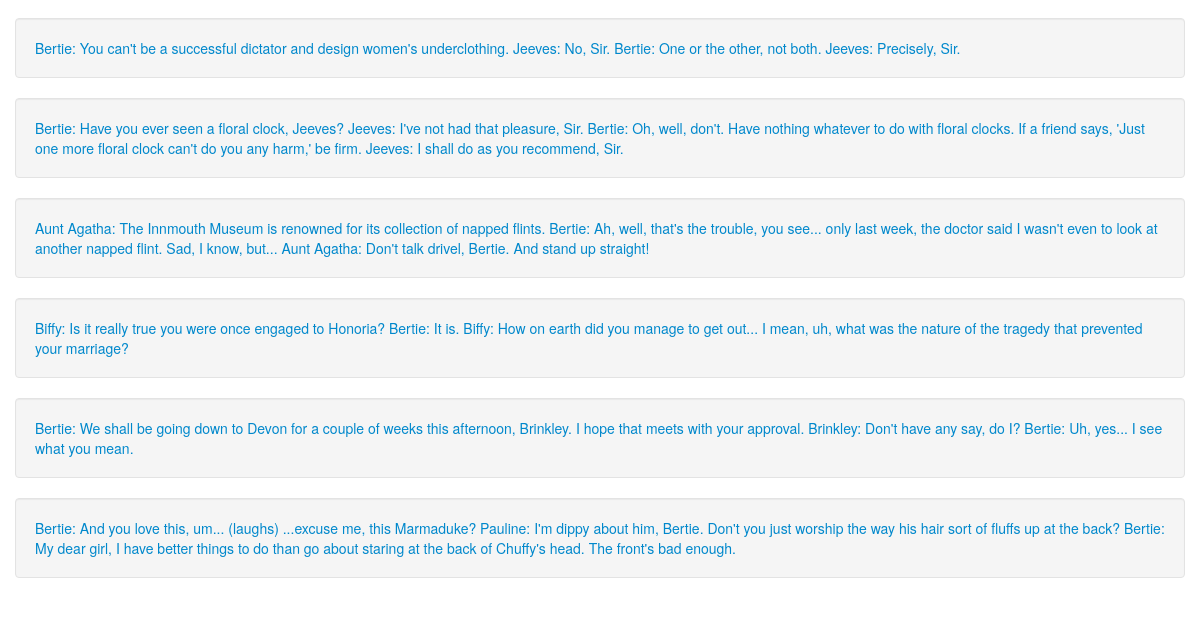
Page /quotes/ (lower part) on the earlier database version.
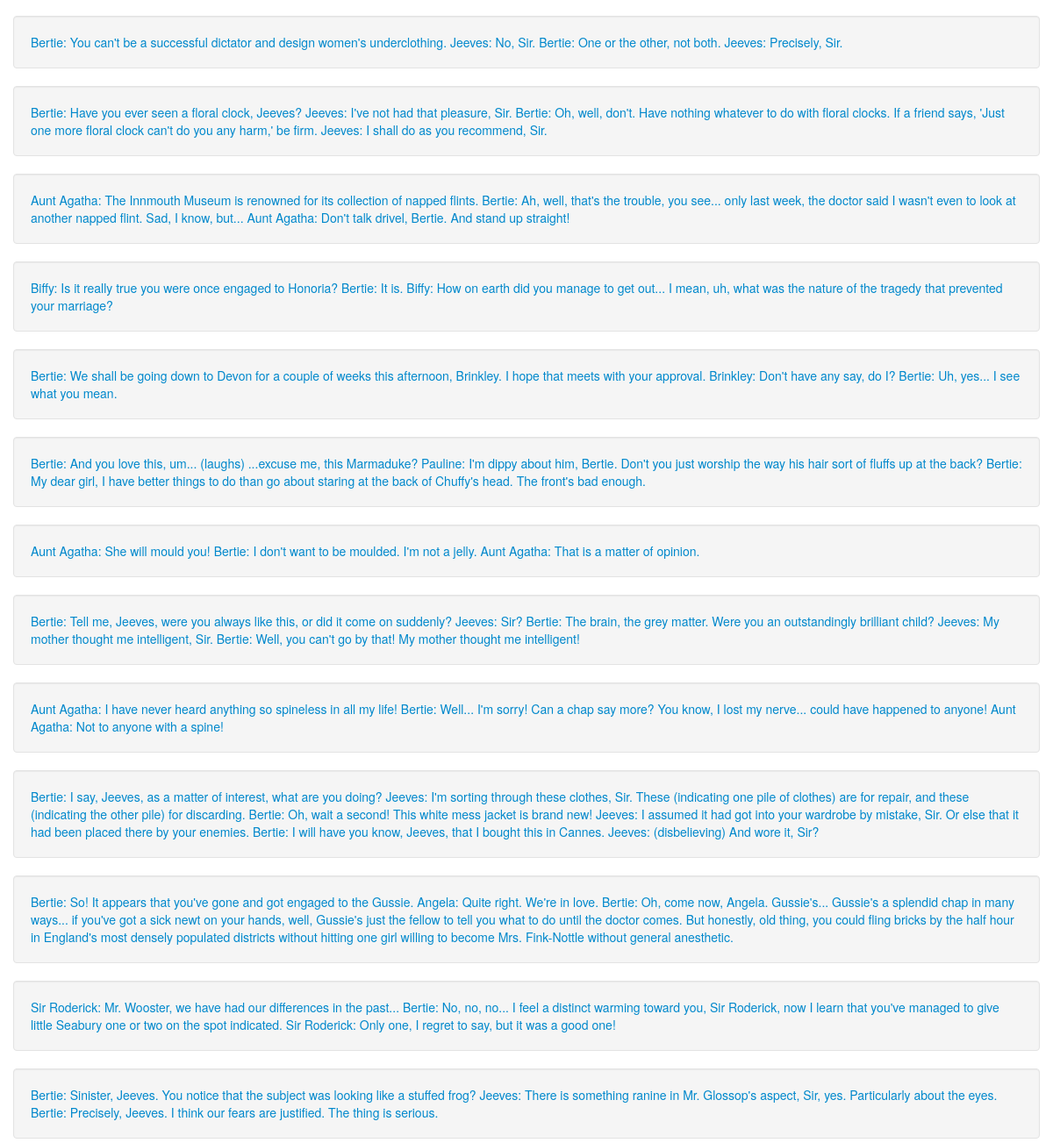
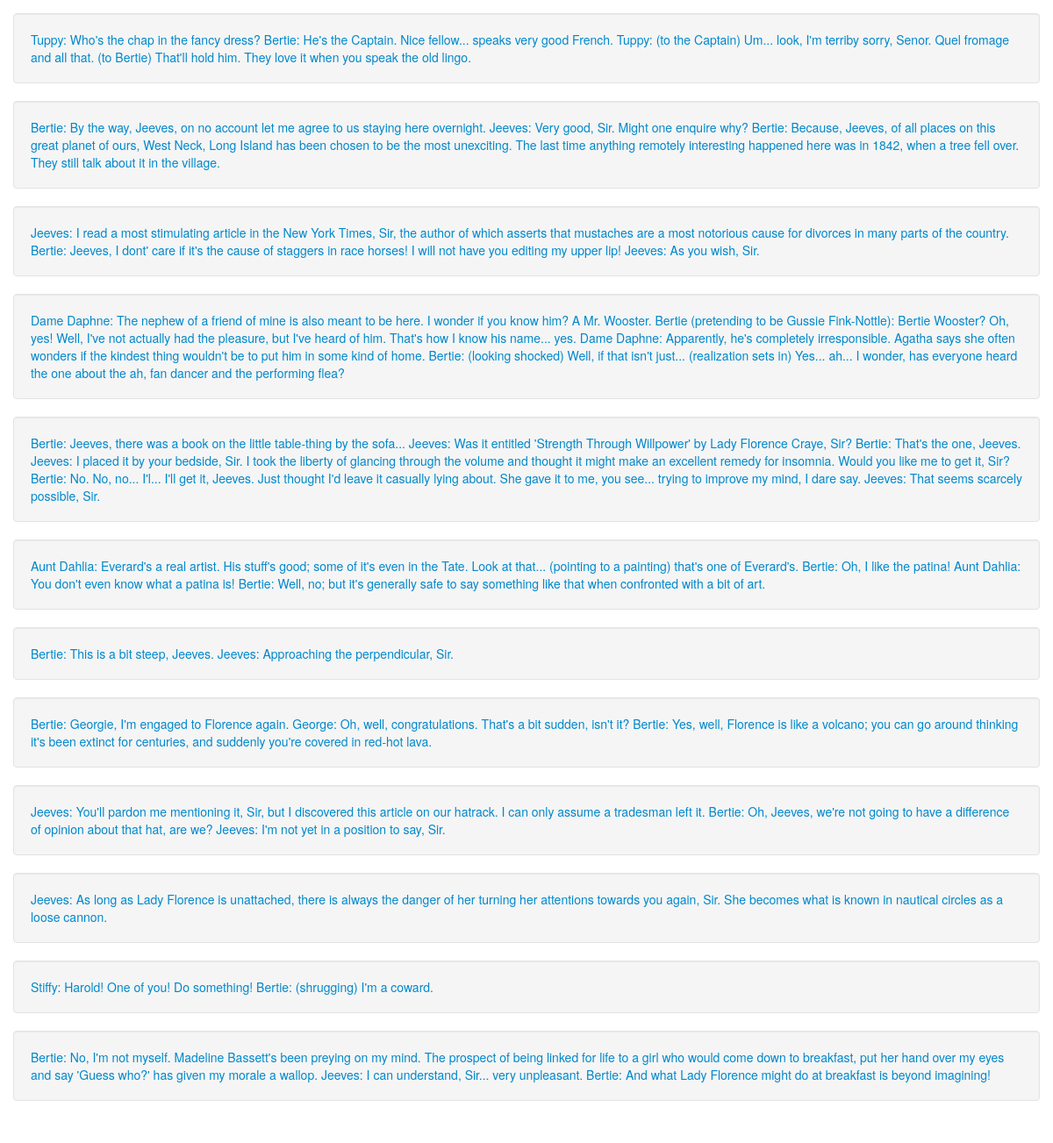
Same page on the later database version (2 pictures, top to bottom).
### cq/models.py (models this page shows, shortened)
class ComedyQuote (models.Model):
    quote = models.TextField()
    TV = 'TV'
    BOOK = 'BK'
    FILM = 'FM'
    UNKNOWN = 'UN'
    source_choices = (
                (TV, 'TV'),
                (BOOK, 'Book'),
                (FILM, 'Film'),
                (UNKNOWN, 'Unknown'),
    )
    source = models.CharField(max_length=2,
                                choices = source_choices,
                                default = TV)
    tv_series = models.CharField("TV series", max_length=200, blank=True)
    tv_episode = models.CharField("TV episode", max_length=200, blank=True)
    title = models.CharField(max_length=200, blank=True)
    author = models.CharField(max_length=200, blank=True)
    video_link = models.CharField("Video link", max_length=500, blank=True)
    pub_date = models.DateTimeField('date published')
    episode = models.ForeignKey(Episode)

### cq/views.py (the view)
def list(request):
    quote_list = ComedyQuote.objects.all()
    return render_to_response('cq/list.html', {'quote_list':quote_list},
            context_instance=RequestContext(request))

### comedy/templates/cq/list.html (shortened to what this page needs)
{% extends "base.html" %}
{% block content %}
{% if quote_list %}
    {% for quote in quote_list %}
        <div class="row">
            <div class="span12">
                <div class="well">
                    <a href="/quotes/{{ quote.id }}/"> {{quote.quote}}</a>
                </div>
            </div>
        </div>
    {% endfor %}
{% else %}
    <p>No quotes available.</p>
{% endif %}
{% endblock %}

### comedy/templates/base.html (shortened to what this page needs)
<!DOCTYPE html>
<html lang="en">
<head>
    <link href="{{ STATIC_URL }}css/bootstrap.min.css" rel="stylesheet" media="screen">
    <link href="{{ STATIC_URL }}css/bootstrap-responsive.css" rel="stylesheet">
  </head>
<body>
    <div class="container">
        {% block content %}{% endblock %}
  <footer class="footer">
      <br />
 </footer>
    </div>
</body>
</html>

### comedy/templates/base.html (style rules this page uses)
body { padding-top: 60px; padding-bottom: 40px; }

Differences in the rows shown:
added ComedyQuote: quote "Aunt Agatha: She will mould you! Bertie: I don't want to be moulded. I'm not a jelly. Aunt Agatha: That is a matter of opinion."
added ComedyQuote: quote "Bertie: Tell me, Jeeves, were you always like this, or did it come on suddenly? Jeeves: Sir? Bertie: The brain, the grey matter. Were you an outstandingly brilliant child? Jeeves: My mother thought me intelligent, Sir. Bertie: Well, you can't go by that! My mother thought me intelligent!"
added ComedyQuote: quote "Aunt Agatha: I have never heard anything so spineless in all my life! Bertie: Well... I'm sorry! Can a chap say more? You know, I lost my nerve... could have happened to anyone! Aunt Agatha: Not to anyone with a spine!"
added ComedyQuote: quote "Bertie: I say, Jeeves, as a matter of interest, what are you doing? Jeeves: I'm sorting through these clothes, Sir. These (indicating one pile of clothes) are for repair, and these (indicating the other pile) for discarding. Bertie: Oh, wait a second! This white mess jacket is brand new! Jeeves: I assumed it had got into your wardrobe by mistake, Sir. Or else that it had been placed there by your enemies. Bertie: I will have you know, Jeeves, that I bought this in Cannes. Jeeves: (disbelieving) And wore it, Sir?"
added ComedyQuote: quote "Bertie: So! It appears that you've gone and got engaged to the Gussie. Angela: Quite right. We're in love. Bertie: Oh, come now, Angela. Gussie's... Gussie's a splendid chap in many ways... if you've got a sick newt on your hands, well, Gussie's just the fellow to tell you what to do until the doctor comes. But honestly, old thing, you could fling bricks by the half hour in England's most densely populated districts without hitting one girl willing to become Mrs. Fink-Nottle without general anesthetic."
added ComedyQuote: quote "Sir Roderick: Mr. Wooster, we have had our differences in the past... Bertie: No, no, no... I feel a distinct warming toward you, Sir Roderick, now I learn that you've managed to give little Seabury one or two on the spot indicated. Sir Roderick: Only one, I regret to say, but it was a good one!"
added ComedyQuote: quote "Bertie: Sinister, Jeeves. You notice that the subject was looking like a stuffed frog? Jeeves: There is something ranine in Mr. Glossop's aspect, Sir, yes. Particularly about the eyes. Bertie: Precisely, Jeeves. I think our fears are justified. The thing is serious."
added ComedyQuote: quote "Tuppy: Who's the chap in the fancy dress? Bertie: He's the Captain. Nice fellow... speaks very good French. Tuppy: (to the Captain) Um... look, I'm terriby sorry, Senor. Quel fromage and all that. (to Bertie) That'll hold him. They love it when you speak the old lingo."
added ComedyQuote: quote "Bertie: By the way, Jeeves, on no account let me agree to us staying here overnight. Jeeves: Very good, Sir. Might one enquire why? Bertie: Because, Jeeves, of all places on this great planet of ours, West Neck, Long Island has been chosen to be the most unexciting. The last time anything remotely interesting happened here was in 1842, when a tree fell over. They still talk about it in the village."
added ComedyQuote: quote "Jeeves: I read a most stimulating article in the New York Times, Sir, the author of which asserts that mustaches are a most notorious cause for divorces in many parts of the country. Bertie: Jeeves, I dont' care if it's the cause of staggers in race horses! I will not have you editing my upper lip! Jeeves: As you wish, Sir."
added ComedyQuote: quote "Dame Daphne: The nephew of a friend of mine is also meant to be here. I wonder if you know him? A Mr. Wooster. Bertie (pretending to be Gussie Fink-Nottle): Bertie Wooster? Oh, yes! Well, I've not actually had the pleasure, but I've heard of him. That's how I know his name... yes. Dame Daphne: Apparently, he's completely irresponsible. Agatha says she often wonders if the kindest thing wouldn't be to put him in some kind of home. Bertie: (looking shocked) Well, if that isn't just... (realization sets in) Yes... ah... I wonder, has everyone heard the one about the ah, fan dancer and the performing flea?"
added ComedyQuote: quote "Bertie: Jeeves, there was a book on the little table-thing by the sofa... Jeeves: Was it entitled 'Strength Through Willpower' by Lady Florence Craye, Sir? Bertie: That's the one, Jeeves. Jeeves: I placed it by your bedside, Sir. I took the liberty of glancing through the volume and thought it might make an excellent remedy for insomnia. Would you like me to get it, Sir? Bertie: No. No, no... I'l... I'll get it, Jeeves. Just thought I'd leave it casually lying about. She gave it to me, you see... trying to improve my mind, I dare say. Jeeves: That seems scarcely possible, Sir."
added ComedyQuote: quote "Aunt Dahlia: Everard's a real artist. His stuff's good; some of it's even in the Tate. Look at that... (pointing to a painting) that's one of Everard's. Bertie: Oh, I like the patina! Aunt Dahlia: You don't even know what a patina is! Bertie: Well, no; but it's generally safe to say something like that when confronted with a bit of art."
added ComedyQuote: quote "Bertie: This is a bit steep, Jeeves. Jeeves: Approaching the perpendicular, Sir."
added ComedyQuote: quote "Bertie: Georgie, I'm engaged to Florence again. George: Oh, well, congratulations. That's a bit sudden, isn't it? Bertie: Yes, well, Florence is like a volcano; you can go around thinking it's been extinct for centuries, and suddenly you're covered in red-hot lava."
added ComedyQuote: quote "Jeeves: You'll pardon me mentioning it, Sir, but I discovered this article on our hatrack. I can only assume a tradesman left it. Bertie: Oh, Jeeves, we're not going to have a difference of opinion about that hat, are we? Jeeves: I'm not yet in a position to say, Sir."
added ComedyQuote: quote "Jeeves: As long as Lady Florence is unattached, there is always the danger of her turning her attentions towards you again, Sir. She becomes what is known in nautical circles as a loose cannon."
added ComedyQuote: quote "Stiffy: Harold! One of you! Do something! Bertie: (shrugging) I'm a coward."
added ComedyQuote: quote "Bertie: No, I'm not myself. Madeline Bassett's been preying on my mind. The prospect of being linked for life to a girl who would come down to breakfast, put her hand over my eyes and say 'Guess who?' has given my morale a wallop. Jeeves: I can understand, Sir... very unpleasant. Bertie: And what Lady Florence might do at breakfast is beyond imagining!"
